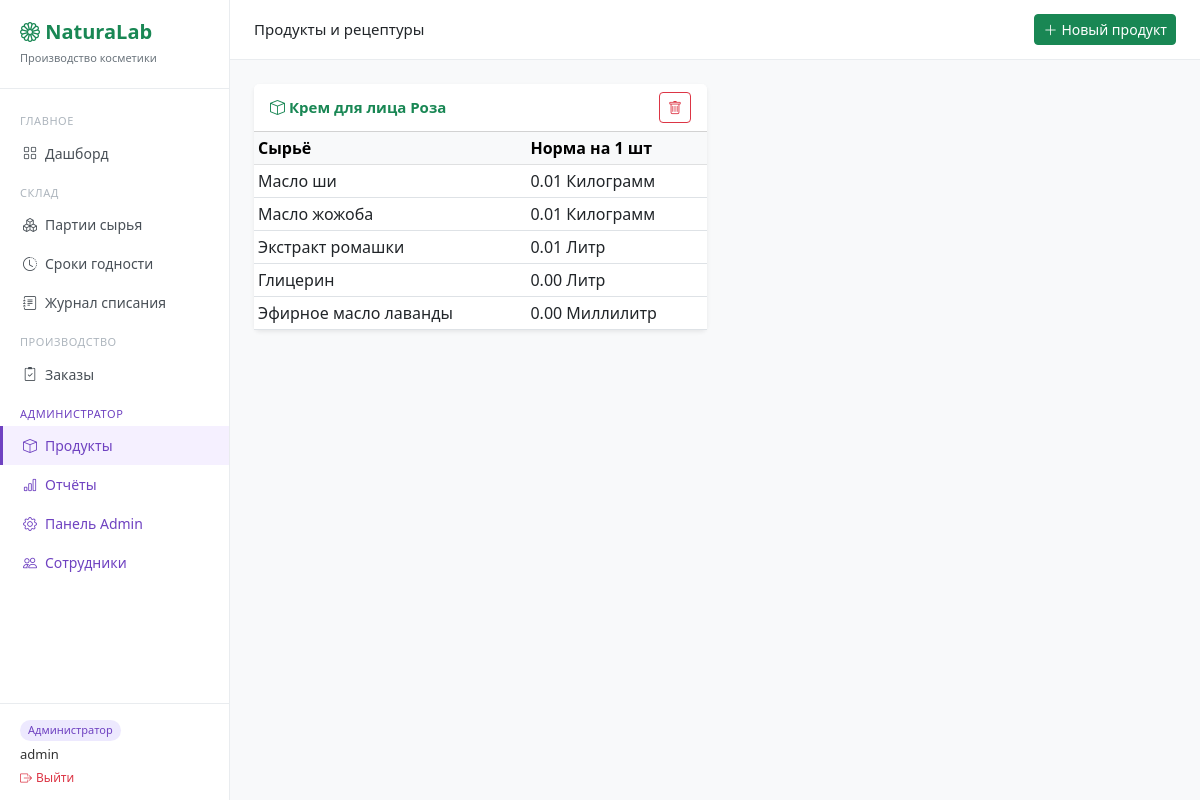
The page /products/ (signed in) on the database as committed earlier.
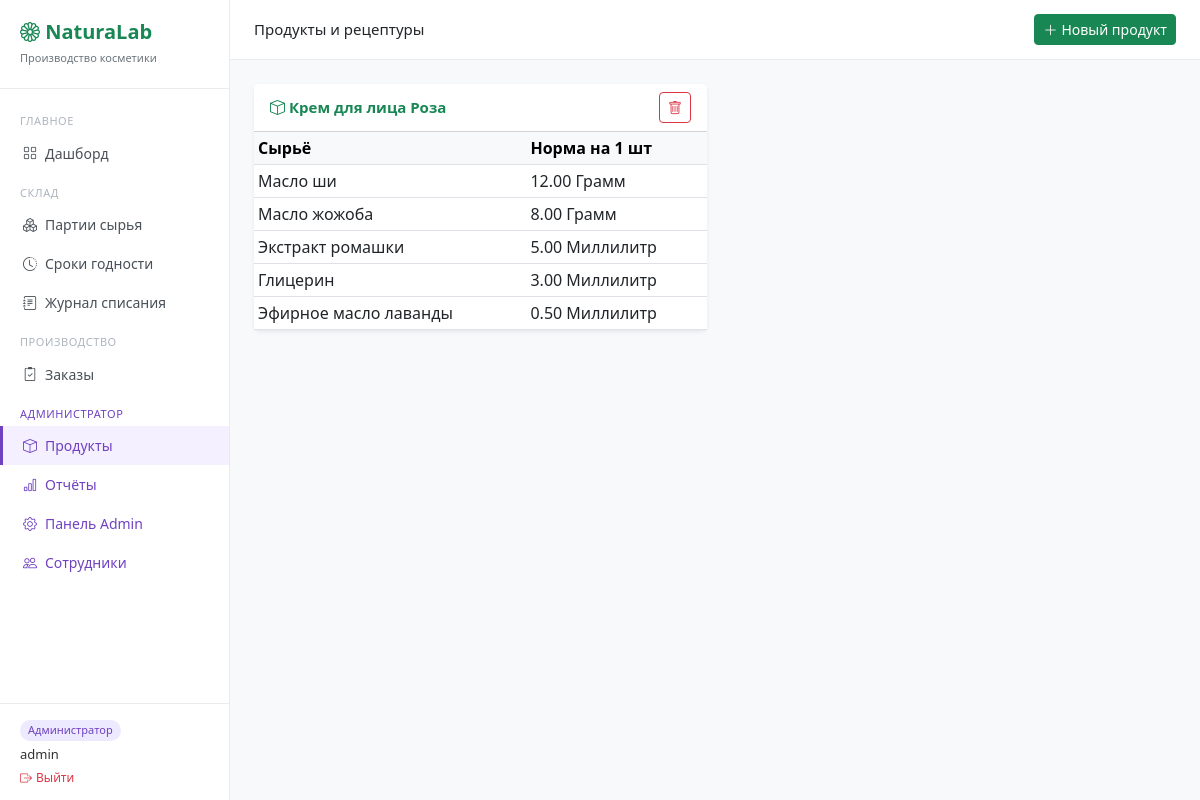
The same page on the database as committed later.
### products/models.py (models this page shows, shortened)
class RecipeItem(models.Model):
    product           = models.ForeignKey(Product, on_delete=models.CASCADE,
                                          related_name='recipe_items', verbose_name='Продукт')
    ingredient        = models.ForeignKey(Ingredient, on_delete=models.PROTECT,
                                          verbose_name='Сырьё')
    quantity_per_unit = models.DecimalField(max_digits=10, decimal_places=5,
                                            verbose_name='Норма на 1 шт')
    class Meta:
        verbose_name = 'Состав рецептуры'

### warehouse/models.py (models this page shows, shortened)
class Ingredient(models.Model):
    UNIT_CHOICES = [
        ('kg', 'Килограмм'),
        ('g',  'Грамм'),
        ('l',  'Литр'),
        ('ml', 'Миллилитр'),
    ]
    name         = models.CharField(max_length=200, verbose_name='Название')
    unit         = models.CharField(max_length=10, choices=UNIT_CHOICES, verbose_name='Единица измерения')
    description  = models.TextField(blank=True, verbose_name='Описание')
    min_quantity = models.DecimalField(max_digits=10, decimal_places=2, default=0,
                                       verbose_name='Минимальный остаток')
    class Meta:
        verbose_name = 'Сырьё'
        verbose_name_plural = 'Сырьё'

### products/views.py (the view)
# urls.py: path('',                 views.product_list,   name='product-list'),
@admin_required
def product_list(request):
    products = Product.objects.prefetch_related('recipe_items__ingredient').all()
    return render(request, 'products/product_list.html', {'products': products})

### products/views.py (called while the page is built)
def admin_required(view_func):
    return user_passes_test(lambda u: u.is_superuser)(view_func)

### templates/products/product_list.html (shortened to what this page needs)
{% extends 'base.html' %}
{% block page_title %}Продукты и рецептуры{% endblock %}
{% block topbar_actions %}
  <a href="{% url 'product-create' %}" class="btn btn-success btn-sm">
    <i class="bi bi-plus-lg me-1"></i>Новый продукт
  </a>
{% endblock %}
{% block content %}
<div class="row g-3">
  {% for product in products %}
  <div class="col-md-6">
    <div class="card border-0 shadow-sm">
      <div class="card-header bg-white d-flex justify-content-between align-items-center">
        <span style="font-size:15px;font-weight:600;color:#198754">
         <i class="bi bi-box me-1"></i>{{ product.name }}
        </span>
        <form method="post" action="{% url 'product-delete' product.pk %}">
          <button type="submit" class="btn btn-sm btn-outline-danger"
            onclick="return confirm('Удалить продукт {{ product.name }}?')">
            <i class="bi bi-trash"></i>
          </button>
        </form>
      </div>
      <div class="card-body p-0">
        <table class="table table-sm mb-0">
          <thead class="table-light">
            <tr><th>Сырьё</th><th>Норма на 1 шт</th></tr>
          </thead>
          <tbody>
            {% for item in product.recipe_items.all %}
            <tr>
              <td>{{ item.ingredient.name }}</td>
              <td>{{ item.quantity_per_unit|floatformat:2 }} {{ item.ingredient.get_unit_display }}</td>
            </tr>
            {% empty %}
            <tr><td colspan="2" class="text-muted text-center py-2">Рецептура не задана</td></tr>
            {% endfor %}
          </tbody>
        </table>
      </div>
    </div>
  </div>
  {% empty %}
  <div class="col-12">
    <div class="card border-0 shadow-sm p-4 text-center text-muted">
      Продуктов пока нет — создайте первый!
    </div>
  </div>
  {% endfor %}
</div>
{% endblock %}

Rows that differ between the two databases and show on the page:
changed RecipeItem "Масло ши": quantity_per_unit "0.01" → "12.00"; ingredient.unit "Килограмм" → "Грамм"
changed RecipeItem "Масло жожоба": quantity_per_unit "0.01" → "8.00"; ingredient.unit "Килограмм" → "Грамм"
changed RecipeItem "Экстракт ромашки": quantity_per_unit "0.01" → "5.00"; ingredient.unit "Литр" → "Миллилитр"
changed RecipeItem "Глицерин": quantity_per_unit "0.00" → "3.00"; ingredient.unit "Литр" → "Миллилитр"
changed RecipeItem "Эфирное масло лаванды": quantity_per_unit "0.00" → "0.50"
